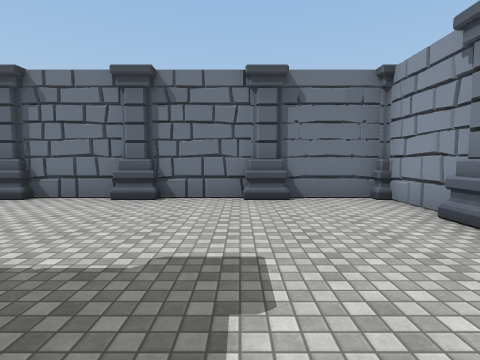
[1] (above)

19 first-person views from a walk through a scene from a Unity 3-D project. The camera is 1.5 m above the floor, tilts 4° down and sees 80° across. The floor is counted in squares, 2 m on a side. Each view is taken from the middle of a square. On the plan, view 1 faces up. The plan holds only what a view shows up to about 10 squares ahead; the rest is blank. The place goes on beyond the plan. Some animated figures are not drawn. Some surface patterns are stand-ins.

[2]
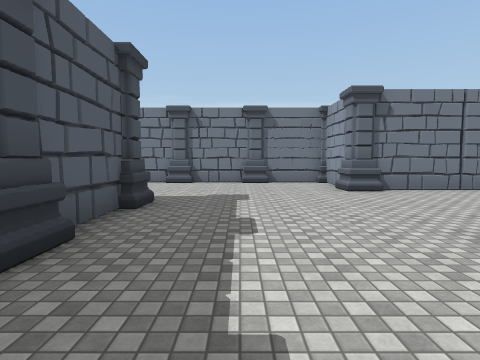

[3]
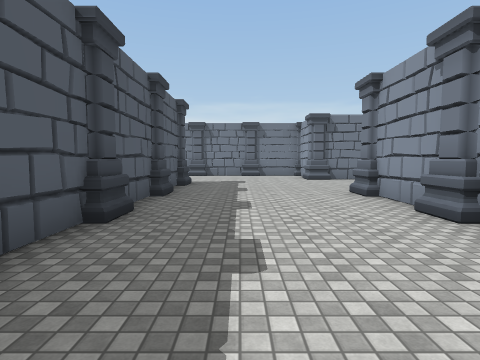

[4]
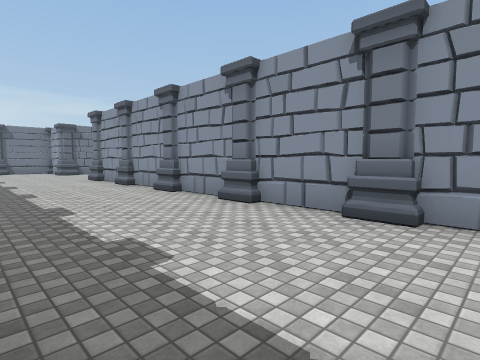

[5]
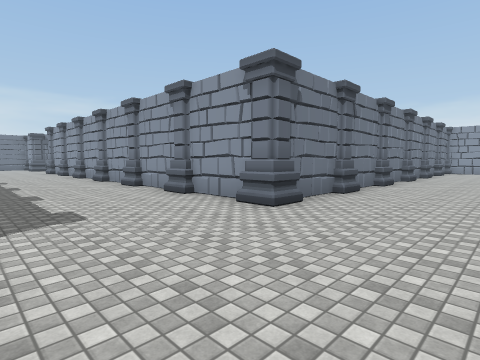

[6]
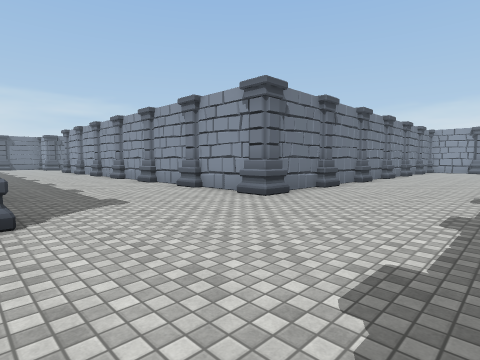

[7]
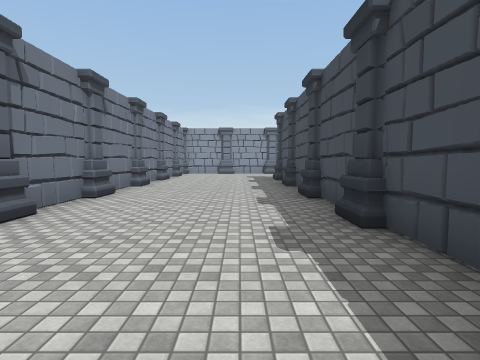

[8]
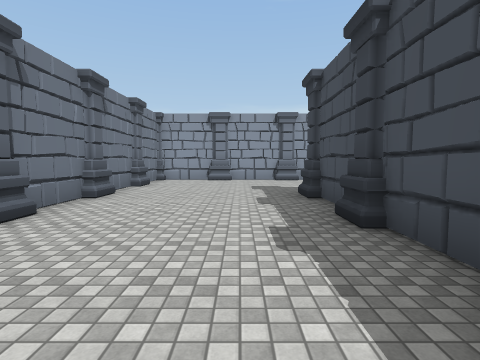

[9]
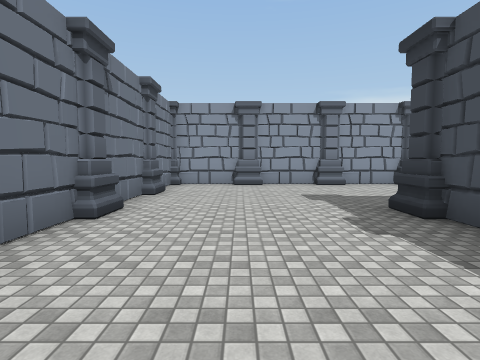

[10]
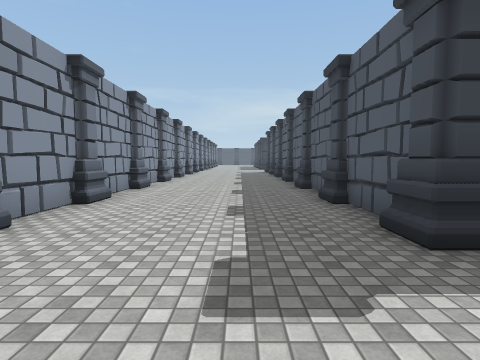

[11]
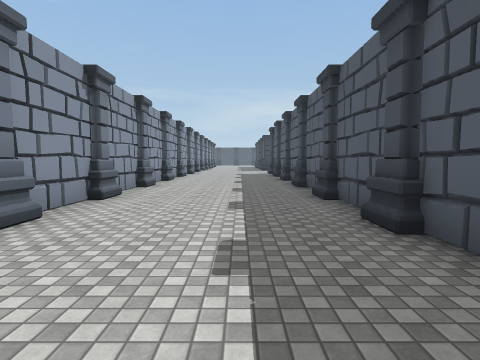

[12]
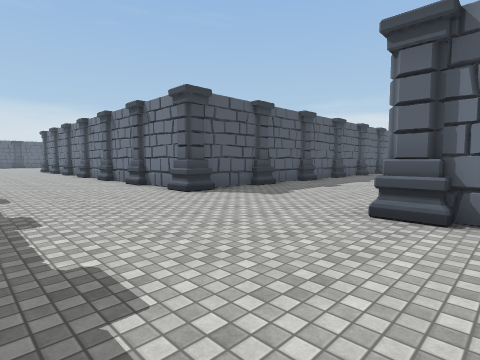

[13]
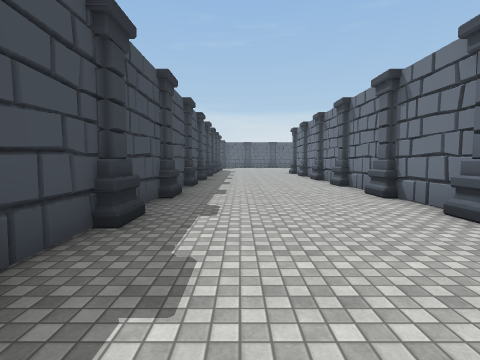

[14]
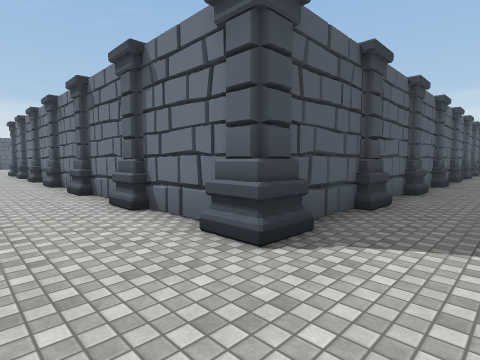

[15]
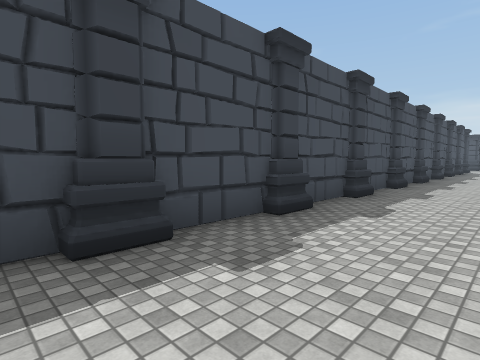

[16]
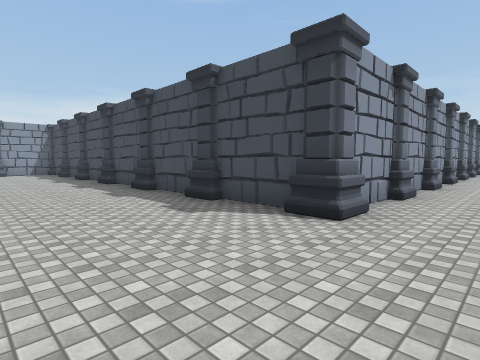

[17]
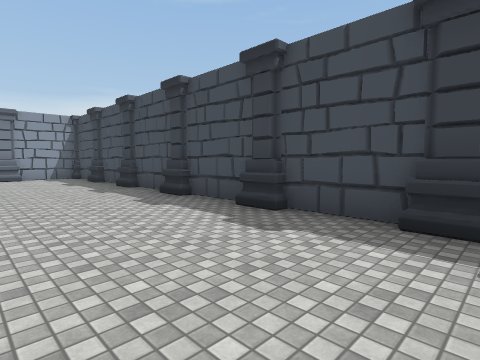

[18]
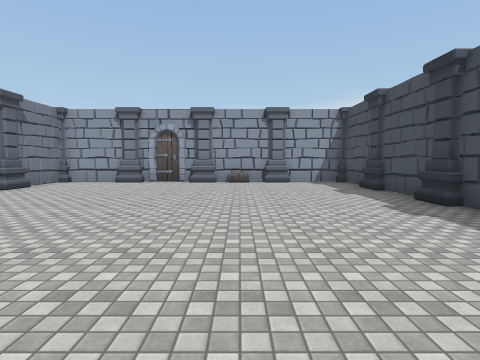

[19]
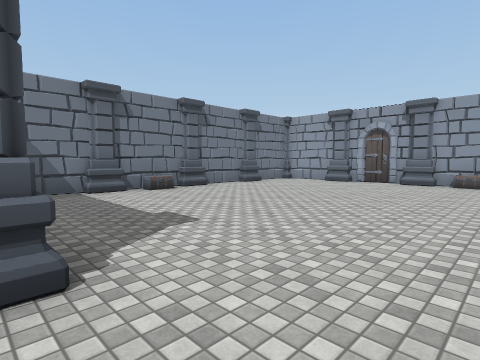

### Floor plan
Points are (right, up) in squares from view 1. A wall is a line through its corners. A room is listed if a view was taken in it or the views show most of it. See-through windows are left out.
Room 1 (views 1, 2, 3, 4, 5, 6, 7, 8, 9, 10, 11, 12, 13, 14, 15, 16, 17, 18, 19)
walls: (-1.8, -9.6) (-1.8, -10.9); (-1.8, -12.5) (-1.8, -16.5); (3.4, -1.6) (17.8, -1.6) (17.8, 0.5); (2.8, -16.5) (2.8, -2.4); (-2.4, -16.9) (-3.5, -16.9); (-1.8, 0.5) (-1.8, -3.6); (-5.4, -16.9) (-11.5, -16.9); (6, 3.1) (3.4, 3.1); (2.8, 3.5) (2.8, 5.6) (-3.5, 5.6); (3.8, -21.6) (12.5, -21.6); (-3.5, -21.6) (-1.1, -21.6); (13.2, -22.4) (13.2, -28.5); (-8.5, -21.6) (-5.4, -21.6); (9.5, 8.1) (9, 8.1); (-11.5, -21.6) (-10.4, -21.6); (17.8, 4.4) (17.8, 8.1) (13.4, 8.1); (17.8, -23.5) (17.8, -16.9) (3.4, -16.9); (17.8, -28.5) (17.8, -25.4)
objects: column (-10, -17); column (-9, -22); column (-7, -22); column (-7, -17); column (-5, -17) to (-4, -17); column (-4, -22); column (-4, 6); column (-2, -22); column (-2, -17); column (-2, -14); column (-2, -12); column (-2, -9); column (-2, -7); column (-2, -4); column (-2, -2); column (-2, 1); column (-2, 6); column (1, 6); column (3, -17); column (3, -14); column (3, -12); column (3, -9); column (3, -7); column (3, -4); column (3, -2); column (3, 3); column (6, -22); column (6, -17); column (6, -2); column (8, -22); column (8, -17); column (8, -2); column (8, 3); column (10, -17); column (10, 8) to (11, 8); column (11, -22); column (11, -2); other object (12, 8); column (13, -29); column (13, -27); column (13, -24); column (13, -22); column (13, -17); column (13, -2); column (13, 8); column (16, -17); column (16, -2); column (16, 8); column (18, -29); column (18, -27); column (18, -24); column (18, -22); column (18, -19); column (18, 1); other object (18, 2); column (18, 3); column (18, 6)

Where each view was taken, in squares from view 1:
view 1: 0 up, 0 right, facing up
view 2: 4 down, 0 right, facing up
view 3: 8 down, 0 right, facing up
view 4: 13 down, 1 left, facing up-right
view 5: 20 down, 1 left, facing up-right
view 6: 21 down, 2 left, facing up-right
view 7: 20 down, 2 right, facing right
view 8: 20 down, 7 right, facing right
view 9: 19 down, 9 right, facing right
view 10: 19 down, 15 right, facing down
view 11: 21 down, 15 right, facing down
view 12: 21 down, 4 right, facing up-left
view 13: 20 down, 1 left, facing left
view 14: 19 down, 0 right, facing up-left
view 15: 19 down, 1 left, facing down-left
view 16: 2 up, 1 right, facing down-right
view 17: 2 up, 5 right, facing down-right
view 18: 2 up, 8 right, facing right
view 19: 1 up, 8 right, facing up-right
